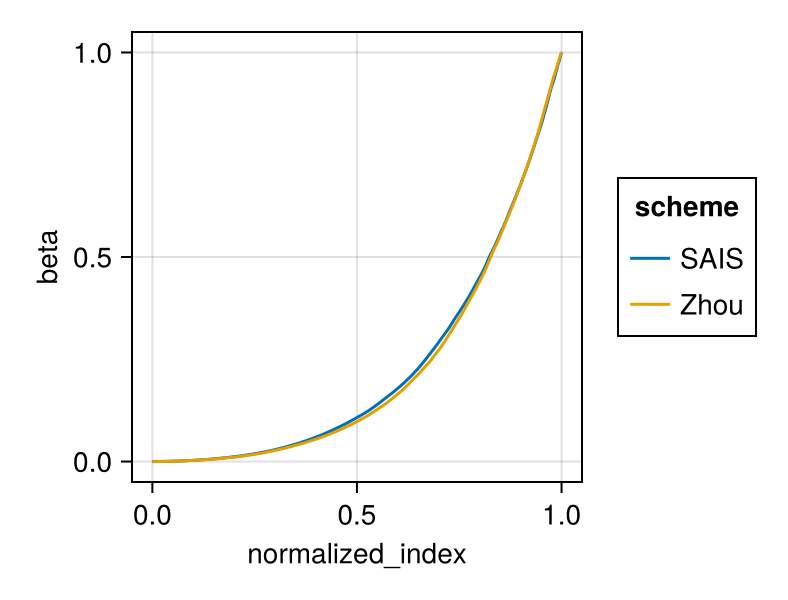

Here is the Julia script that generated this plot:
include("zhou.jl")
include("sais.jl")
include("simple_mixture.jl")
using DataFrames
using AlgebraOfGraphics
using CairoMakie 

backend = CPU() 
target = SimpleMixture(backend) 

result = DataFrame(
    scheme = Symbol[],
    normalized_index = Float64[], 
    beta = Float64[]
)

scheduler_label(::Zhou) = :Zhou 
scheduler_label(::SAIS) = :SAIS 
for scheduler in [Zhou(0.00001), SAIS(12)]
    a = ais(target, scheduler; backend, elt_type = Float64) 
    @show a
    for i in eachindex(a.schedule) 
        push!(result, (; 
            scheme = scheduler_label(scheduler), 
            normalized_index = Float64(i) / length(a.schedule), 
            beta = a.schedule[i]))
    end
end

p = data(result) * 
    visual(Lines) *
    mapping(
        :normalized_index, 
        :beta, 
        color = :scheme
    )
axis = (width = 225, height = 225)
fg = draw(p; axis)
save("test_zhou.png", fg)


### TODO: check the path is linear (i.e. exclude the Normal example)
# maybe OK, ToyNormal not providing the log_prior

# target = SimpleMixture(CPU()) 
# a = ais(target, Zhou(0.01))
# @show a.schedule 

# TODO:
#     - test it crashes with toy normals 
#     - test schedule agree (number of points and locations)

# test will be: compare the learned schedules!

# function test_agreement()
#     target = SimpleMixture(CPU()) 
#     schedule = [0.0, 0.2, 0.3, 1.0]

#     # compute divergences off line
#     a = ais(target, schedule; N = 5, explorer = RWMH(0), compute_barriers = true) 
#     divergences = (a.intensity) .^ 2

#     # check agreement of the online code
#     log_weights = cumsum(log_increments, dims = 1)
# end
# test_agreement()